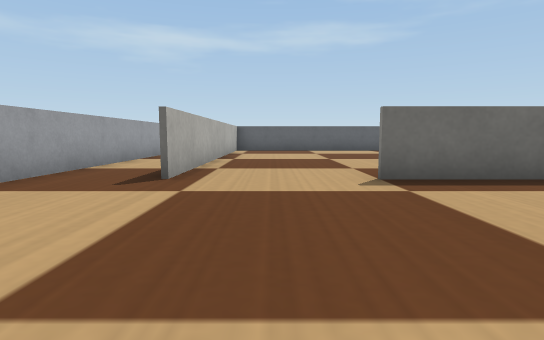
view 1 (above)

24 first-person views from a walk through a world built for the Webots simulator. The camera is 0.06 m above the floor, tilts 6° down and sees 80° across. The floor is counted in squares, 0.1 m on a side. Each view is taken from the middle of a square. On the plan, view 1 faces up. The plan holds only what a view shows up to about 9 squares ahead; the rest is blank. The robots in the file are not drawn. Simple shapes and patterns stand in for the simulator's stock objects.

view 2
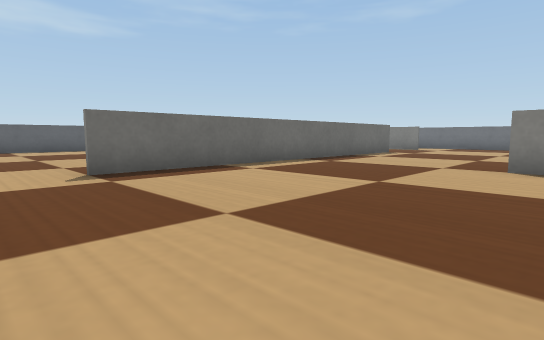

view 3
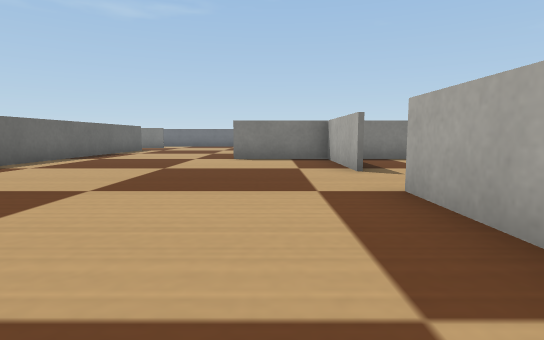

view 4
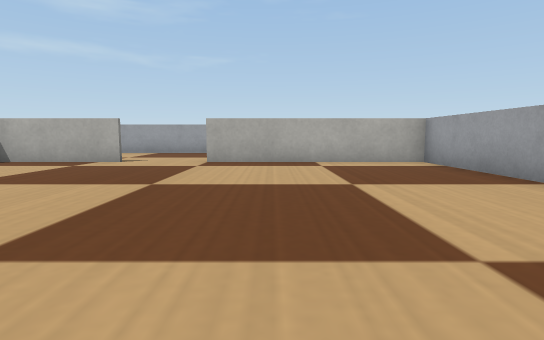

view 5
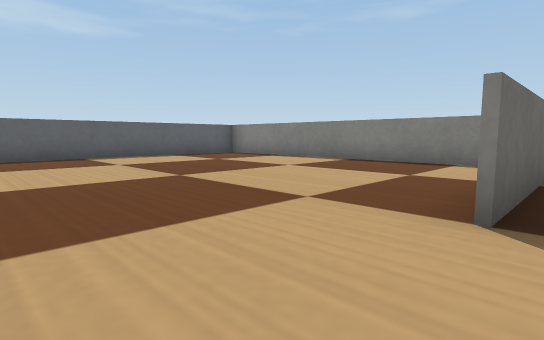

view 6
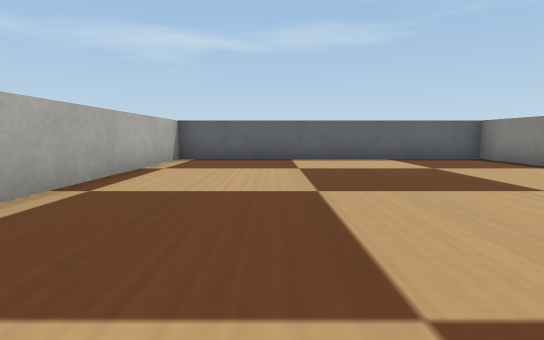

view 7
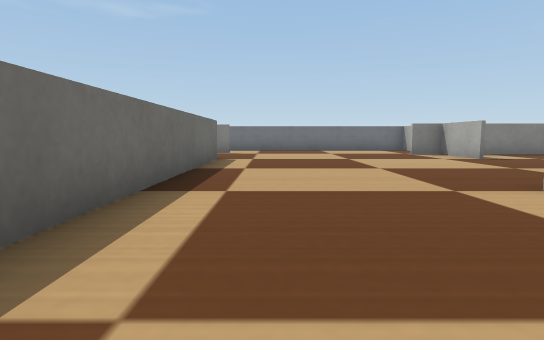

view 8
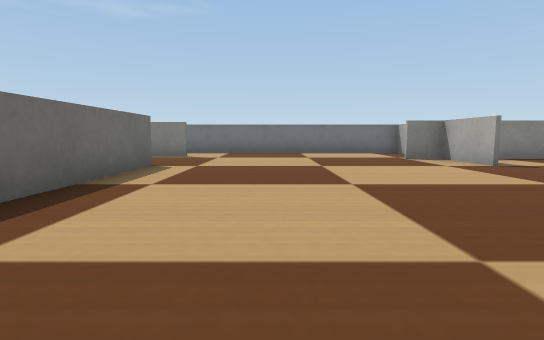

view 9
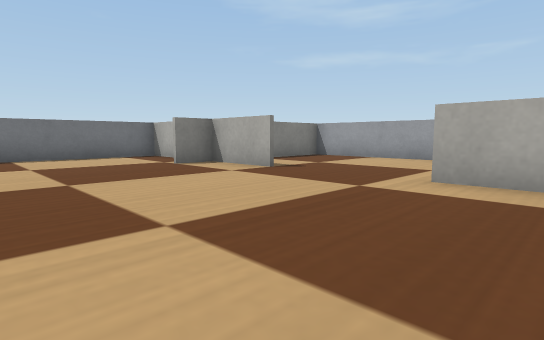

view 10
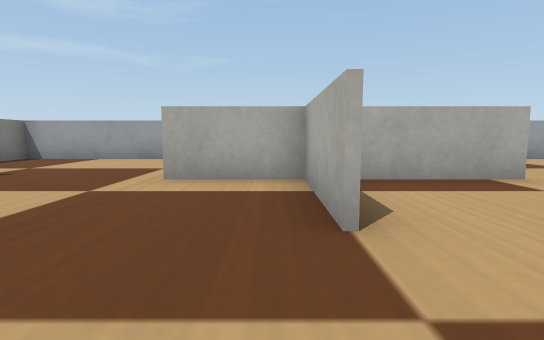

view 11
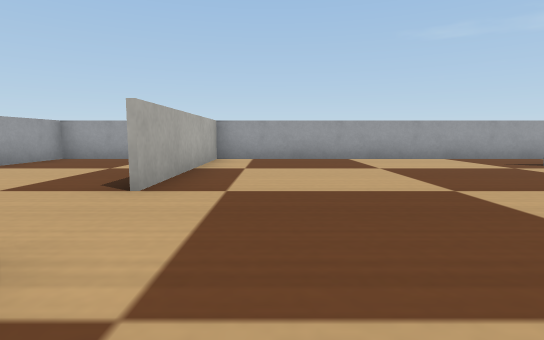

view 12
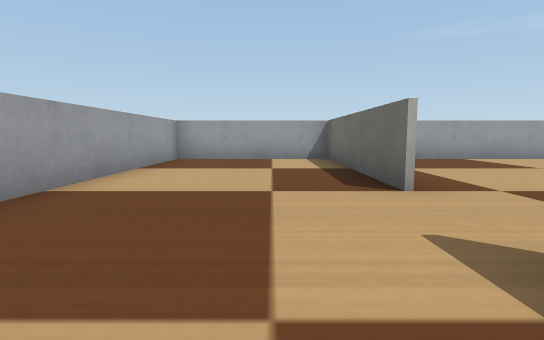

view 13
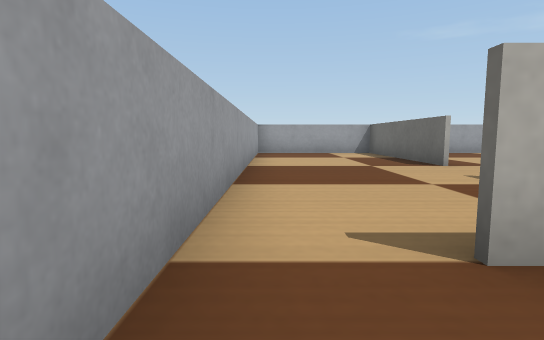

view 14
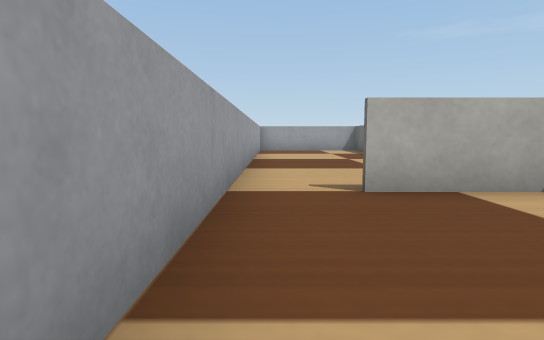

view 15
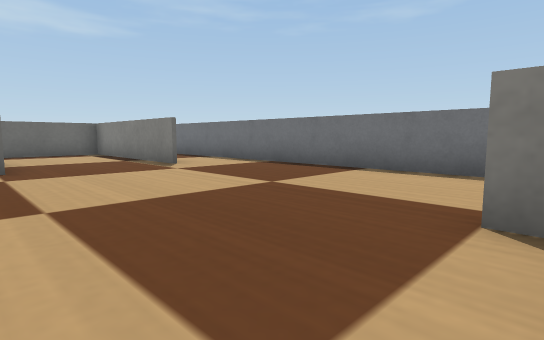

view 16
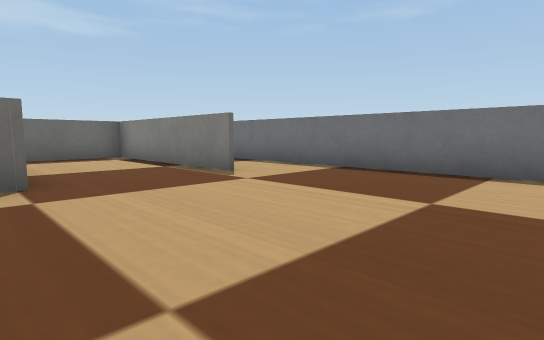

view 17
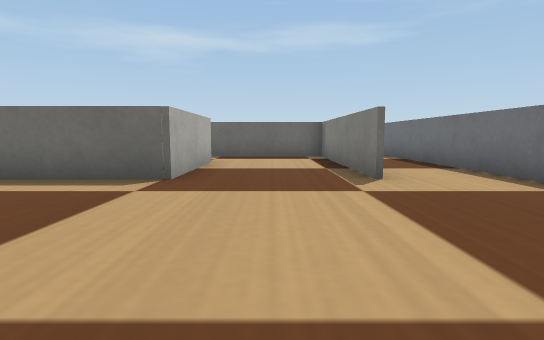

view 18
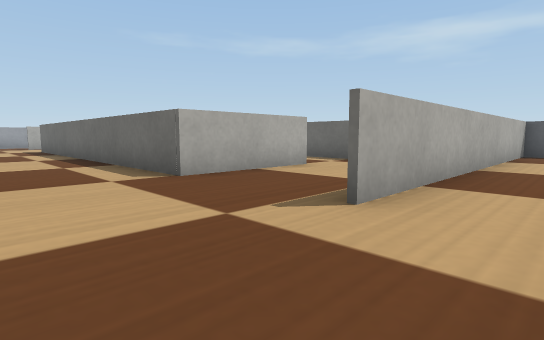

view 19
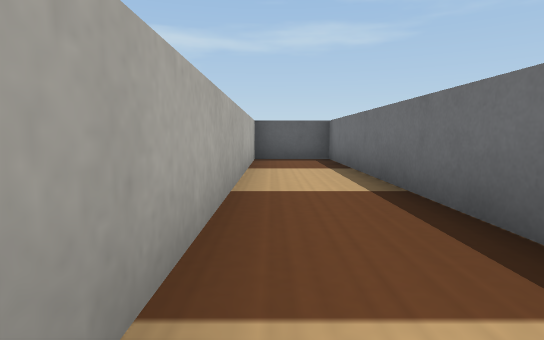

view 20
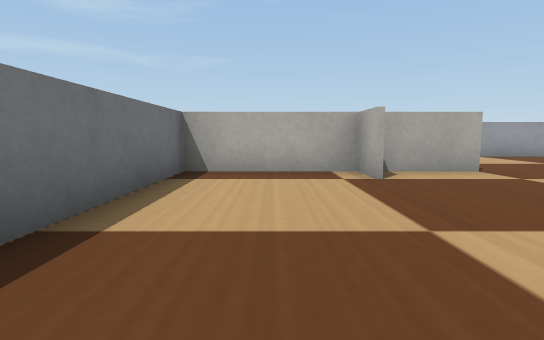

view 21
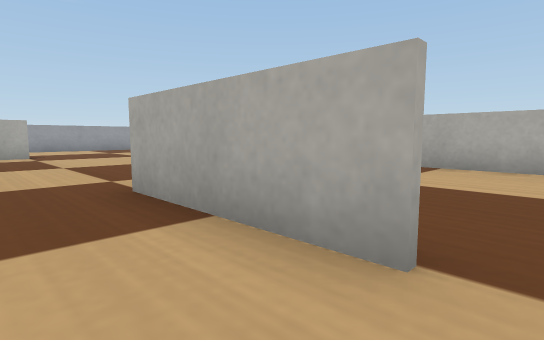

view 22
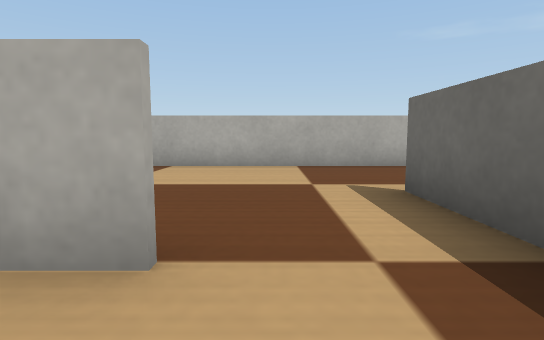

view 23
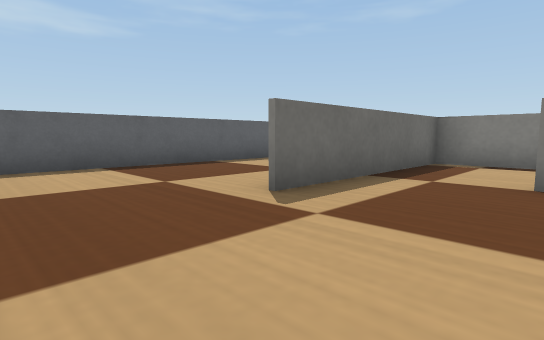

view 24
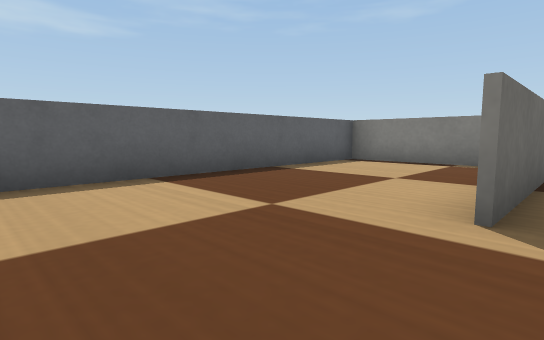

### Floor plan
Ten units are one square. View 1 is at (0, 0); x grows to the right and y downward. Boxes are objects, and circles mark ways between rooms. Rooms are numbered by the first view taken in them; rooms with no view inside come last. Other rooms are left out.
<svg viewBox="-41 -140 211 210">
<path fill="none" stroke="#000" d="M65 0 65 25 65 0M34 24 85 25M-14 24 15 24M114 25 126 25M116 -44 14 -45M134 25 134 15M-35 -91 -35 30M-36 24 -14 24M65 -115 65 -135 -14 -135 -14 -45M65 -56 65 -94M65 46 65 34M65 30 65 50M15 25 -35 25M-35 30 -35 65 134 65 134 39M145 -44 145 -94 126 -94M116 -75 116 -44M126 25 136 25M135 15 135 25M136 25 165 25 165 -135 140 -135M146 -134 146 -45M65 -96 65 -56M126 -94 94 -95M65 -108 65 -96M140 -135 74 -135M145 -106 145 -135"/>
<circle cx="-14" cy="-19" r="3" fill="#2a7"/>
<circle cx="65" cy="30" r="3" fill="#2a7"/>
<circle cx="120" cy="-10" r="3" fill="#2a7"/>
<circle cx="140" cy="-15" r="3" fill="#2a7"/>
<circle cx="120" cy="-80" r="3" fill="#2a7"/>
<circle cx="80" cy="-90" r="3" fill="#2a7"/>
<text x="50" y="-10">1</text>
<text x="-20" y="-40">2</text>
<text x="20" y="-90">3</text>
<text x="50" y="50">4</text>
<text x="130" y="-30">5</text>
<text x="150" y="-50">6</text>
<text x="90" y="-70">7</text>
<text x="100" y="-120">8</text>
</svg>
Room 1 opens to room 2. Room 1 opens to room 4. Room 1 opens to room 5. Room 5 opens to room 6. Room 5 opens to room 7. Room 7 opens to room 8.

Where each view was taken, in squares from view 1:
view 1: 0 up, 0 right, facing up
view 2: 1 down, 0 right, facing up-right
view 3: 1 down, 2 left, facing right
view 4: 5 up, 0 right, facing down
view 5: 4 up, 1 left, facing up-right
view 6: 5 up, 1 right, facing up
view 7: 3 up, 3 right, facing right
view 8: 2 up, 5 right, facing right
view 9: 2 up, 7 right, facing down-right
view 10: 2 up, 7 right, facing down
view 11: 1 down, 5 right, facing left
view 12: 4 down, 5 right, facing left
view 13: 6 down, 8 right, facing left
view 14: 6 down, 10 right, facing left
view 15: 2 down, 11 right, facing up-right
view 16: 0 up, 11 right, facing up-right
view 17: 0 up, 13 right, facing up
view 18: 2 up, 16 right, facing up-left
view 19: 5 up, 15 right, facing up
view 20: 3 up, 15 right, facing down
view 21: 8 up, 13 right, facing down-left
view 22: 8 up, 13 right, facing left
view 23: 7 up, 7 right, facing up-right
view 24: 9 up, 7 right, facing up-right
